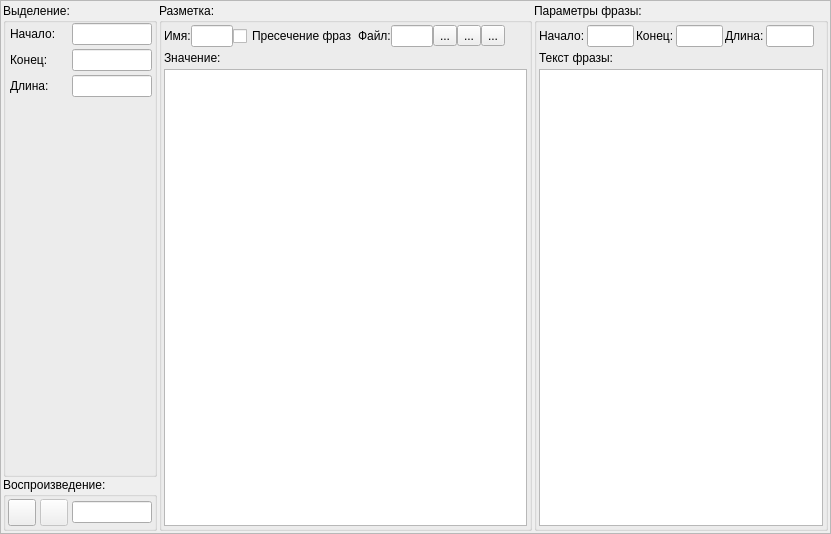
<?xml version="1.0" encoding="UTF-8"?>
<ui version="4.0">
 <class>ExtControlsFrame</class>
 <widget class="QFrame" name="ExtControlsFrame">
  <property name="geometry">
   <rect>
    <x>0</x>
    <y>0</y>
    <width>831</width>
    <height>534</height>
   </rect>
  </property>
  <property name="windowTitle">
   <string>Frame</string>
  </property>
  <property name="frameShape">
   <enum>QFrame::StyledPanel</enum>
  </property>
  <property name="frameShadow">
   <enum>QFrame::Raised</enum>
  </property>
  <layout class="QHBoxLayout" name="horizontalLayout">
   <property name="spacing">
    <number>2</number>
   </property>
   <property name="margin">
    <number>2</number>
   </property>
   <item>
    <layout class="QVBoxLayout" name="verticalLayout_2">
     <property name="spacing">
      <number>0</number>
     </property>
     <item>
      <widget class="QGroupBox" name="groupBox_1">
       <property name="sizePolicy">
        <sizepolicy hsizetype="Preferred" vsizetype="Expanding">
         <horstretch>0</horstretch>
         <verstretch>0</verstretch>
        </sizepolicy>
       </property>
       <property name="title">
        <string>Выделение:</string>
       </property>
       <layout class="QGridLayout" name="gridLayout_2">
        <property name="leftMargin">
         <number>2</number>
        </property>
        <property name="topMargin">
         <number>0</number>
        </property>
        <property name="rightMargin">
         <number>0</number>
        </property>
        <property name="bottomMargin">
         <number>2</number>
        </property>
        <property name="horizontalSpacing">
         <number>0</number>
        </property>
        <property name="verticalSpacing">
         <number>4</number>
        </property>
        <item row="1" column="2">
         <widget class="QLabel" name="label">
          <property name="maximumSize">
           <size>
            <width>60</width>
            <height>16777215</height>
           </size>
          </property>
          <property name="text">
           <string>Начало:</string>
          </property>
         </widget>
        </item>
        <item row="1" column="3">
         <widget class="QLineEdit" name="lineEdit_start">
          <property name="sizePolicy">
           <sizepolicy hsizetype="Minimum" vsizetype="Fixed">
            <horstretch>0</horstretch>
            <verstretch>0</verstretch>
           </sizepolicy>
          </property>
          <property name="maximumSize">
           <size>
            <width>80</width>
            <height>16777215</height>
           </size>
          </property>
          <property name="inputMask">
           <string/>
          </property>
          <property name="text">
           <string/>
          </property>
          <property name="readOnly">
           <bool>false</bool>
          </property>
         </widget>
        </item>
        <item row="3" column="2">
         <widget class="QLabel" name="label_4">
          <property name="maximumSize">
           <size>
            <width>60</width>
            <height>16777215</height>
           </size>
          </property>
          <property name="text">
           <string>Длина:</string>
          </property>
         </widget>
        </item>
        <item row="3" column="3">
         <widget class="QLineEdit" name="lineEdit_len">
          <property name="sizePolicy">
           <sizepolicy hsizetype="Minimum" vsizetype="Fixed">
            <horstretch>0</horstretch>
            <verstretch>0</verstretch>
           </sizepolicy>
          </property>
          <property name="maximumSize">
           <size>
            <width>80</width>
            <height>16777215</height>
           </size>
          </property>
          <property name="inputMask">
           <string/>
          </property>
          <property name="text">
           <string/>
          </property>
          <property name="frame">
           <bool>true</bool>
          </property>
          <property name="readOnly">
           <bool>false</bool>
          </property>
         </widget>
        </item>
        <item row="2" column="2">
         <widget class="QLabel" name="label_3">
          <property name="maximumSize">
           <size>
            <width>60</width>
            <height>16777215</height>
           </size>
          </property>
          <property name="text">
           <string>Конец:</string>
          </property>
         </widget>
        </item>
        <item row="2" column="3">
         <widget class="QLineEdit" name="lineEdit_end">
          <property name="sizePolicy">
           <sizepolicy hsizetype="Minimum" vsizetype="Fixed">
            <horstretch>0</horstretch>
            <verstretch>0</verstretch>
           </sizepolicy>
          </property>
          <property name="maximumSize">
           <size>
            <width>80</width>
            <height>16777215</height>
           </size>
          </property>
          <property name="inputMask">
           <string/>
          </property>
          <property name="text">
           <string/>
          </property>
          <property name="readOnly">
           <bool>false</bool>
          </property>
         </widget>
        </item>
        <item row="4" column="3">
         <spacer name="verticalSpacer">
          <property name="orientation">
           <enum>Qt::Vertical</enum>
          </property>
          <property name="sizeHint" stdset="0">
           <size>
            <width>20</width>
            <height>40</height>
           </size>
          </property>
         </spacer>
        </item>
       </layout>
      </widget>
     </item>
     <item>
      <widget class="QGroupBox" name="groupBox_2">
       <property name="sizePolicy">
        <sizepolicy hsizetype="Preferred" vsizetype="Preferred">
         <horstretch>0</horstretch>
         <verstretch>0</verstretch>
        </sizepolicy>
       </property>
       <property name="title">
        <string>Воспроизведение:</string>
       </property>
       <layout class="QHBoxLayout" name="horizontalLayout_2">
        <property name="spacing">
         <number>4</number>
        </property>
        <property name="sizeConstraint">
         <enum>QLayout::SetDefaultConstraint</enum>
        </property>
        <property name="margin">
         <number>2</number>
        </property>
        <item>
         <widget class="QToolButton" name="pushButton_playStop">
          <property name="enabled">
           <bool>true</bool>
          </property>
          <property name="sizePolicy">
           <sizepolicy hsizetype="Fixed" vsizetype="Fixed">
            <horstretch>0</horstretch>
            <verstretch>0</verstretch>
           </sizepolicy>
          </property>
          <property name="toolTip">
           <string>&lt;!DOCTYPE HTML PUBLIC &quot;-//W3C//DTD HTML 4.0//EN&quot; &quot;http://www.w3.org/TR/REC-html40/strict.dtd&quot;&gt;
&lt;html&gt;&lt;head&gt;&lt;meta name=&quot;qrichtext&quot; content=&quot;1&quot; /&gt;&lt;style type=&quot;text/css&quot;&gt;
p, li { white-space: pre-wrap; }
&lt;/style&gt;&lt;/head&gt;&lt;body style=&quot; font-family:'MS Shell Dlg 2'; font-size:8.25pt; font-weight:400; font-style:normal;&quot;&gt;
&lt;p style=&quot; margin-top:0px; margin-bottom:0px; margin-left:0px; margin-right:0px; -qt-block-indent:0; text-indent:0px; font-size:8pt;&quot;&gt;Воспроизведение/Остановка&lt;/p&gt;&lt;/body&gt;&lt;/html&gt;</string>
          </property>
          <property name="styleSheet">
           <string notr="true">QToolButton{
	border-image: url(&quot;:/icons/img/play.png&quot;);
}
QToolButton:pressed{
	border-image: url(&quot;:/icons/img/play-pressed.png&quot;);
}
QToolButton:disabled{
	border-image: url(&quot;:/icons/img/play-hover.png&quot;);
}

QToolButton:checked{
	border-image: url(&quot;:/icons/img/stop.png&quot;);
}
QToolButton:checked:disabled{
	border-image: url(&quot;:/icons/img/stop-hover.png&quot;);
}
QToolButton:checked:pressed{
	border-image: url(&quot;:/icons/img/stop-pressed.png&quot;);
}



</string>
          </property>
          <property name="text">
           <string/>
          </property>
          <property name="iconSize">
           <size>
            <width>20</width>
            <height>20</height>
           </size>
          </property>
          <property name="shortcut">
           <string>Space</string>
          </property>
          <property name="checkable">
           <bool>true</bool>
          </property>
          <property name="checked">
           <bool>false</bool>
          </property>
         </widget>
        </item>
        <item>
         <widget class="QToolButton" name="pushButton_pause">
          <property name="enabled">
           <bool>false</bool>
          </property>
          <property name="sizePolicy">
           <sizepolicy hsizetype="Fixed" vsizetype="Fixed">
            <horstretch>0</horstretch>
            <verstretch>0</verstretch>
           </sizepolicy>
          </property>
          <property name="toolTip">
           <string>&lt;!DOCTYPE HTML PUBLIC &quot;-//W3C//DTD HTML 4.0//EN&quot; &quot;http://www.w3.org/TR/REC-html40/strict.dtd&quot;&gt;
&lt;html&gt;&lt;head&gt;&lt;meta name=&quot;qrichtext&quot; content=&quot;1&quot; /&gt;&lt;style type=&quot;text/css&quot;&gt;
p, li { white-space: pre-wrap; }
&lt;/style&gt;&lt;/head&gt;&lt;body style=&quot; font-family:'MS Shell Dlg 2'; font-size:8.25pt; font-weight:400; font-style:normal;&quot;&gt;
&lt;p style=&quot; margin-top:0px; margin-bottom:0px; margin-left:0px; margin-right:0px; -qt-block-indent:0; text-indent:0px; font-size:8pt;&quot;&gt;Пауза&lt;/p&gt;&lt;/body&gt;&lt;/html&gt;</string>
          </property>
          <property name="styleSheet">
           <string notr="true">QToolButton{
	border-image: url(&quot;:/icons/img/pause.png&quot;);
}
QToolButton:disabled{
	border-image: url(&quot;:/icons/img/pause-hover.png&quot;);
}
QToolButton:pressed{
	border-image: url(&quot;:/icons/img/pause-pressed.png&quot;);
}</string>
          </property>
          <property name="text">
           <string/>
          </property>
          <property name="iconSize">
           <size>
            <width>20</width>
            <height>20</height>
           </size>
          </property>
          <property name="checkable">
           <bool>true</bool>
          </property>
         </widget>
        </item>
        <item>
         <widget class="QLineEdit" name="lineEdit_playPos">
          <property name="sizePolicy">
           <sizepolicy hsizetype="Minimum" vsizetype="Fixed">
            <horstretch>0</horstretch>
            <verstretch>0</verstretch>
           </sizepolicy>
          </property>
          <property name="maximumSize">
           <size>
            <width>80</width>
            <height>16777215</height>
           </size>
          </property>
          <property name="toolTip">
           <string>Положение воспроизведения относительно маркера</string>
          </property>
          <property name="readOnly">
           <bool>true</bool>
          </property>
         </widget>
        </item>
       </layout>
      </widget>
     </item>
    </layout>
   </item>
   <item>
    <widget class="QGroupBox" name="groupBox_marking">
     <property name="sizePolicy">
      <sizepolicy hsizetype="Expanding" vsizetype="Preferred">
       <horstretch>0</horstretch>
       <verstretch>0</verstretch>
      </sizepolicy>
     </property>
     <property name="title">
      <string>Разметка:</string>
     </property>
     <layout class="QGridLayout" name="gridLayout">
      <property name="horizontalSpacing">
       <number>2</number>
      </property>
      <property name="verticalSpacing">
       <number>4</number>
      </property>
      <property name="margin">
       <number>2</number>
      </property>
      <item row="2" column="1">
       <layout class="QHBoxLayout" name="horizontalLayout_3">
        <item>
         <widget class="QLabel" name="label_7">
          <property name="sizePolicy">
           <sizepolicy hsizetype="Maximum" vsizetype="Preferred">
            <horstretch>0</horstretch>
            <verstretch>0</verstretch>
           </sizepolicy>
          </property>
          <property name="maximumSize">
           <size>
            <width>16777215</width>
            <height>16777215</height>
           </size>
          </property>
          <property name="text">
           <string>Имя:</string>
          </property>
         </widget>
        </item>
        <item>
         <widget class="QLineEdit" name="lineEdit_markingName">
          <property name="sizePolicy">
           <sizepolicy hsizetype="Expanding" vsizetype="Preferred">
            <horstretch>0</horstretch>
            <verstretch>0</verstretch>
           </sizepolicy>
          </property>
          <property name="maximumSize">
           <size>
            <width>16777215</width>
            <height>16777215</height>
           </size>
          </property>
          <property name="inputMask">
           <string/>
          </property>
          <property name="text">
           <string/>
          </property>
          <property name="readOnly">
           <bool>false</bool>
          </property>
         </widget>
        </item>
        <item>
         <widget class="QCheckBox" name="checkBox_markingIntersection">
          <property name="text">
           <string>Пресечение фраз</string>
          </property>
         </widget>
        </item>
        <item>
         <widget class="QLabel" name="label_12">
          <property name="sizePolicy">
           <sizepolicy hsizetype="Maximum" vsizetype="Preferred">
            <horstretch>0</horstretch>
            <verstretch>0</verstretch>
           </sizepolicy>
          </property>
          <property name="maximumSize">
           <size>
            <width>16777215</width>
            <height>16777215</height>
           </size>
          </property>
          <property name="text">
           <string>Файл:</string>
          </property>
         </widget>
        </item>
        <item>
         <widget class="QLineEdit" name="lineEdit_markingFileName">
          <property name="sizePolicy">
           <sizepolicy hsizetype="Expanding" vsizetype="Preferred">
            <horstretch>0</horstretch>
            <verstretch>0</verstretch>
           </sizepolicy>
          </property>
          <property name="maximumSize">
           <size>
            <width>16777215</width>
            <height>16777215</height>
           </size>
          </property>
          <property name="inputMask">
           <string/>
          </property>
          <property name="text">
           <string/>
          </property>
          <property name="readOnly">
           <bool>true</bool>
          </property>
         </widget>
        </item>
        <item>
         <widget class="QToolButton" name="pushButton_setColor">
          <property name="toolTip">
           <string>Изменить цвет разметки</string>
          </property>
          <property name="text">
           <string>...</string>
          </property>
          <property name="icon">
           <iconset resource="../../res.qrc">
            <normaloff>:/icons/img/app_iconset_creative_nerds/32x32/pencil.png</normaloff>:/icons/img/app_iconset_creative_nerds/32x32/pencil.png</iconset>
          </property>
          <property name="iconSize">
           <size>
            <width>14</width>
            <height>14</height>
           </size>
          </property>
         </widget>
        </item>
        <item>
         <widget class="QToolButton" name="pushButton_moveUp">
          <property name="toolTip">
           <string>Переместить разметку вверх</string>
          </property>
          <property name="text">
           <string>...</string>
          </property>
          <property name="icon">
           <iconset resource="../../res.qrc">
            <normaloff>:/icons/img/app_iconset_creative_nerds/32x32/arrow_up.png</normaloff>:/icons/img/app_iconset_creative_nerds/32x32/arrow_up.png</iconset>
          </property>
          <property name="iconSize">
           <size>
            <width>14</width>
            <height>14</height>
           </size>
          </property>
         </widget>
        </item>
        <item>
         <widget class="QToolButton" name="pushButton_moveDown">
          <property name="toolTip">
           <string>Переместить разметку вниз</string>
          </property>
          <property name="text">
           <string>...</string>
          </property>
          <property name="icon">
           <iconset resource="../../res.qrc">
            <normaloff>:/icons/img/app_iconset_creative_nerds/32x32/arrow_down.png</normaloff>:/icons/img/app_iconset_creative_nerds/32x32/arrow_down.png</iconset>
          </property>
          <property name="iconSize">
           <size>
            <width>14</width>
            <height>14</height>
           </size>
          </property>
         </widget>
        </item>
       </layout>
      </item>
      <item row="6" column="1" colspan="12">
       <widget class="QTextEdit" name="lineEdit_markingValue">
        <property name="sizePolicy">
         <sizepolicy hsizetype="Expanding" vsizetype="Expanding">
          <horstretch>0</horstretch>
          <verstretch>0</verstretch>
         </sizepolicy>
        </property>
        <property name="minimumSize">
         <size>
          <width>0</width>
          <height>0</height>
         </size>
        </property>
        <property name="maximumSize">
         <size>
          <width>16777215</width>
          <height>16777215</height>
         </size>
        </property>
        <property name="horizontalScrollBarPolicy">
         <enum>Qt::ScrollBarAsNeeded</enum>
        </property>
        <property name="lineWrapMode">
         <enum>QTextEdit::WidgetWidth</enum>
        </property>
        <property name="readOnly">
         <bool>true</bool>
        </property>
        <property name="acceptRichText">
         <bool>false</bool>
        </property>
       </widget>
      </item>
      <item row="3" column="1" colspan="3">
       <widget class="QLabel" name="label_13">
        <property name="sizePolicy">
         <sizepolicy hsizetype="Preferred" vsizetype="Preferred">
          <horstretch>0</horstretch>
          <verstretch>0</verstretch>
         </sizepolicy>
        </property>
        <property name="maximumSize">
         <size>
          <width>16777215</width>
          <height>16777215</height>
         </size>
        </property>
        <property name="text">
         <string>Значение:</string>
        </property>
       </widget>
      </item>
     </layout>
    </widget>
   </item>
   <item>
    <widget class="QGroupBox" name="groupBox_phrase">
     <property name="title">
      <string>Параметры фразы:</string>
     </property>
     <layout class="QGridLayout" name="gridLayout_3">
      <property name="horizontalSpacing">
       <number>2</number>
      </property>
      <property name="verticalSpacing">
       <number>4</number>
      </property>
      <property name="margin">
       <number>2</number>
      </property>
      <item row="0" column="6">
       <spacer name="horizontalSpacer">
        <property name="orientation">
         <enum>Qt::Horizontal</enum>
        </property>
        <property name="sizeHint" stdset="0">
         <size>
          <width>40</width>
          <height>20</height>
         </size>
        </property>
       </spacer>
      </item>
      <item row="0" column="0">
       <widget class="QLabel" name="label_2">
        <property name="maximumSize">
         <size>
          <width>16777215</width>
          <height>16777215</height>
         </size>
        </property>
        <property name="text">
         <string>Начало:</string>
        </property>
       </widget>
      </item>
      <item row="0" column="1">
       <widget class="QLineEdit" name="lineEdit_start_phrase">
        <property name="sizePolicy">
         <sizepolicy hsizetype="Expanding" vsizetype="Preferred">
          <horstretch>0</horstretch>
          <verstretch>0</verstretch>
         </sizepolicy>
        </property>
        <property name="maximumSize">
         <size>
          <width>80</width>
          <height>16777215</height>
         </size>
        </property>
        <property name="inputMask">
         <string/>
        </property>
        <property name="text">
         <string/>
        </property>
        <property name="readOnly">
         <bool>false</bool>
        </property>
       </widget>
      </item>
      <item row="0" column="2">
       <widget class="QLabel" name="label_5">
        <property name="maximumSize">
         <size>
          <width>16777215</width>
          <height>16777215</height>
         </size>
        </property>
        <property name="text">
         <string>Конец:</string>
        </property>
       </widget>
      </item>
      <item row="0" column="3">
       <widget class="QLineEdit" name="lineEdit_end_phrase">
        <property name="sizePolicy">
         <sizepolicy hsizetype="Expanding" vsizetype="Preferred">
          <horstretch>0</horstretch>
          <verstretch>0</verstretch>
         </sizepolicy>
        </property>
        <property name="maximumSize">
         <size>
          <width>80</width>
          <height>16777215</height>
         </size>
        </property>
        <property name="inputMask">
         <string/>
        </property>
        <property name="text">
         <string/>
        </property>
        <property name="readOnly">
         <bool>false</bool>
        </property>
       </widget>
      </item>
      <item row="0" column="4">
       <widget class="QLabel" name="label_6">
        <property name="maximumSize">
         <size>
          <width>16777215</width>
          <height>16777215</height>
         </size>
        </property>
        <property name="text">
         <string>Длина:</string>
        </property>
       </widget>
      </item>
      <item row="0" column="5">
       <widget class="QLineEdit" name="lineEdit_len_phrase">
        <property name="sizePolicy">
         <sizepolicy hsizetype="Expanding" vsizetype="Preferred">
          <horstretch>0</horstretch>
          <verstretch>0</verstretch>
         </sizepolicy>
        </property>
        <property name="maximumSize">
         <size>
          <width>80</width>
          <height>16777215</height>
         </size>
        </property>
        <property name="inputMask">
         <string/>
        </property>
        <property name="text">
         <string/>
        </property>
        <property name="frame">
         <bool>true</bool>
        </property>
        <property name="readOnly">
         <bool>false</bool>
        </property>
       </widget>
      </item>
      <item row="2" column="0" colspan="7">
       <widget class="ExTextEdit" name="lineEdit_phrase_name">
        <property name="minimumSize">
         <size>
          <width>0</width>
          <height>0</height>
         </size>
        </property>
        <property name="maximumSize">
         <size>
          <width>16777215</width>
          <height>16777215</height>
         </size>
        </property>
       </widget>
      </item>
      <item row="1" column="0" colspan="6">
       <widget class="QLabel" name="label_8">
        <property name="text">
         <string>Текст фразы:</string>
        </property>
       </widget>
      </item>
     </layout>
    </widget>
   </item>
  </layout>
 </widget>
 <customwidgets>
  <customwidget>
   <class>ExTextEdit</class>
   <extends>QTextEdit</extends>
   <header>extextedit.h</header>
  </customwidget>
 </customwidgets>
 <resources>
  <include location="../../res.qrc"/>
 </resources>
 <connections/>
</ui>
